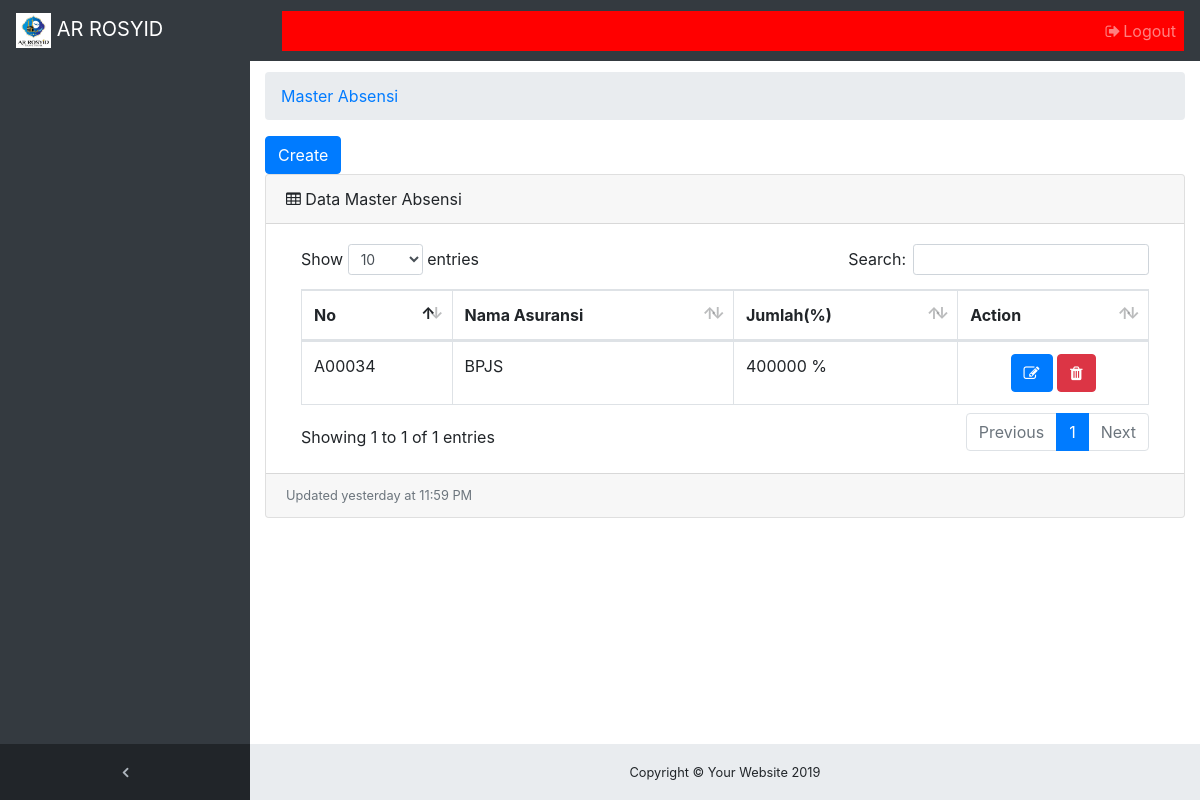
The app's page /absensi_pegawai.php with its own data.
### tables this page shows
CREATE TABLE `asuransi` (
  `id_asuransi` varchar(20) NOT NULL,
  `nama_asuransi` varchar(50) NOT NULL,
  `jumlah_asuransi` varchar(50) NOT NULL,
  `id_status` varchar(20) NOT NULL
);

### absensi_pegawai.php (the view, shortened to what this page needs)
<!DOCTYPE html>
<html lang="en">
<?php require_once "core/init.php";
  global $link;
  $query = "SELECT * FROM `asuransi`";
  $sql = mysqli_query($link,$query);
?>
<?php  include('view/head.php'); ?>
<body class="fixed-nav sticky-footer bg-dark" id="page-top">
    <?php require_once "view/navigation.php" ; ?>
  <div class="content-wrapper">
    <div class="container-fluid">
      <ol class="breadcrumb">
        <li class="breadcrumb-item">
          <a href="master_asuransi.php">Master Absensi</a>
        </li>
      </ol>
         <a href="master_asuransi_insert.php"><input type="button" value="Create"class="btn btn-primary"></a>
          <div class="card mb-3">
          <div class="card-header">
          <i class="fa fa-table"></i> Data Master Absensi </div>
          <div class="card-body">
          <div class="table-responsive">
            <table class="table table-bordered" id="dataTable" width="100%" cellspacing="0">
              <thead>
                <tr>
                  <th>No</th>
                  <th>Nama Asuransi</th>
                  <th>Jumlah(%) </th>
                  <th>Action</th>
                </tr>
              </thead>
              <tbody>
<?php
  while($row = mysqli_fetch_array($sql)){
?>
                <tr>
                  <td><?php echo $row['id_asuransi']; ?></td>
                  <td><?php echo $row['nama_asuransi']; ?></td>
                  <td><?php echo $row['jumlah_asuransi']; ?> %</td>
                                    <td align="center">
                          <a href="master_asuransi_update.php?id=<?php echo $row['id_asuransi'];?>"><button class="btn btn-primary"> <i class="fa fa-edit"></i></button></a>
                           <a href="master_asuransi_delete.php?id=<?php echo $row['id_asuransi']?>" onclick="javascript: return confirm('Anda yakin hapus ?');">
                           <button class="btn btn-danger"> <i class="fa fa-trash"></i></button></a></td>
                </tr>
              </tbody>
<?php } ?>
            </table>
          </div>
          </div>
          <div class="card-footer small text-muted">Updated yesterday at 11:59 PM</div>
        </div>
      </div>
    </div>
   <?php require_once "view/footer.php"; ?>
</body>
</html>

### css/sb-admin.css (style rules this page uses)
html { position: relative; min-height: 100%; }
body { overflow-x: hidden; }
body.sticky-footer { margin-bottom: 56px; }
body.sticky-footer .content-wrapper { min-height: calc(100vh - 56px - 56px); }
body.fixed-nav { padding-top: 56px; }
.content-wrapper { min-height: calc(100vh - 56px); padding-top: 1rem; }
.content-wrapper { overflow-x: hidden; background: white; }
@media (min-width: 992px) { .content-wrapper { margin-left: 250px; } }

### records on screen
asuransi: id_asuransi "A00034", nama_asuransi "BPJS", jumlah_asuransi "400000"
